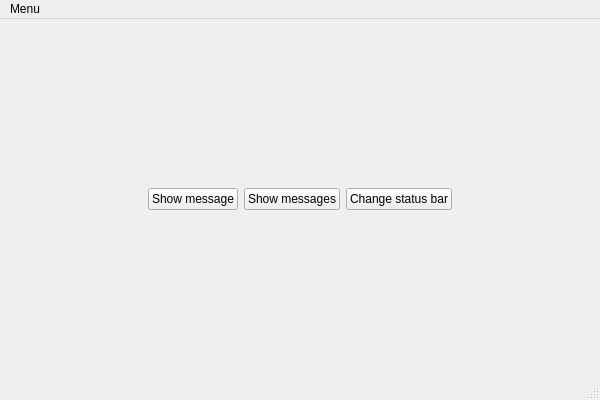
<?xml version="1.0" encoding="UTF-8"?>
<ui version="4.0">
 <class>Part_1Class</class>
 <widget class="QMainWindow" name="Part_1Class">
  <property name="geometry">
   <rect>
    <x>0</x>
    <y>0</y>
    <width>600</width>
    <height>400</height>
   </rect>
  </property>
  <property name="windowTitle">
   <string>Part_1</string>
  </property>
  <widget class="QWidget" name="centralWidget">
   <layout class="QVBoxLayout" name="verticalLayout">
    <item>
     <spacer name="verticalSpacer">
      <property name="orientation">
       <enum>Qt::Vertical</enum>
      </property>
      <property name="sizeHint" stdset="0">
       <size>
        <width>20</width>
        <height>139</height>
       </size>
      </property>
     </spacer>
    </item>
    <item>
     <layout class="QHBoxLayout" name="horizontalLayout">
      <item>
       <spacer name="horizontalSpacer">
        <property name="orientation">
         <enum>Qt::Horizontal</enum>
        </property>
        <property name="sizeHint" stdset="0">
         <size>
          <width>40</width>
          <height>20</height>
         </size>
        </property>
       </spacer>
      </item>
      <item>
       <widget class="QPushButton" name="btnShowMessage">
        <property name="text">
         <string>Show message</string>
        </property>
       </widget>
      </item>
      <item>
       <widget class="QPushButton" name="btnShowMessages">
        <property name="text">
         <string>Show messages</string>
        </property>
       </widget>
      </item>
      <item>
       <widget class="QPushButton" name="btnChangeStatusBar">
        <property name="text">
         <string>Change status bar</string>
        </property>
       </widget>
      </item>
      <item>
       <spacer name="horizontalSpacer_2">
        <property name="orientation">
         <enum>Qt::Horizontal</enum>
        </property>
        <property name="sizeHint" stdset="0">
         <size>
          <width>40</width>
          <height>20</height>
         </size>
        </property>
       </spacer>
      </item>
     </layout>
    </item>
    <item>
     <spacer name="verticalSpacer_2">
      <property name="orientation">
       <enum>Qt::Vertical</enum>
      </property>
      <property name="sizeHint" stdset="0">
       <size>
        <width>20</width>
        <height>138</height>
       </size>
      </property>
     </spacer>
    </item>
   </layout>
  </widget>
  <widget class="QMenuBar" name="menuBar">
   <property name="geometry">
    <rect>
     <x>0</x>
     <y>0</y>
     <width>600</width>
     <height>26</height>
    </rect>
   </property>
   <widget class="QMenu" name="menuMenu">
    <property name="title">
     <string>Menu</string>
    </property>
    <addaction name="actionAction"/>
    <addaction name="actionToggle"/>
    <addaction name="separator"/>
    <addaction name="actionQuit"/>
   </widget>
   <addaction name="menuMenu"/>
  </widget>
  <widget class="QStatusBar" name="statusBar"/>
  <action name="actionAction">
   <property name="text">
    <string>Action</string>
   </property>
  </action>
  <action name="actionToggle">
   <property name="checkable">
    <bool>true</bool>
   </property>
   <property name="text">
    <string>Toggle</string>
   </property>
  </action>
  <action name="actionQuit">
   <property name="text">
    <string>Quit</string>
   </property>
  </action>
 </widget>
 <layoutdefault spacing="6" margin="11"/>
 <resources/>
 <connections/>
</ui>
